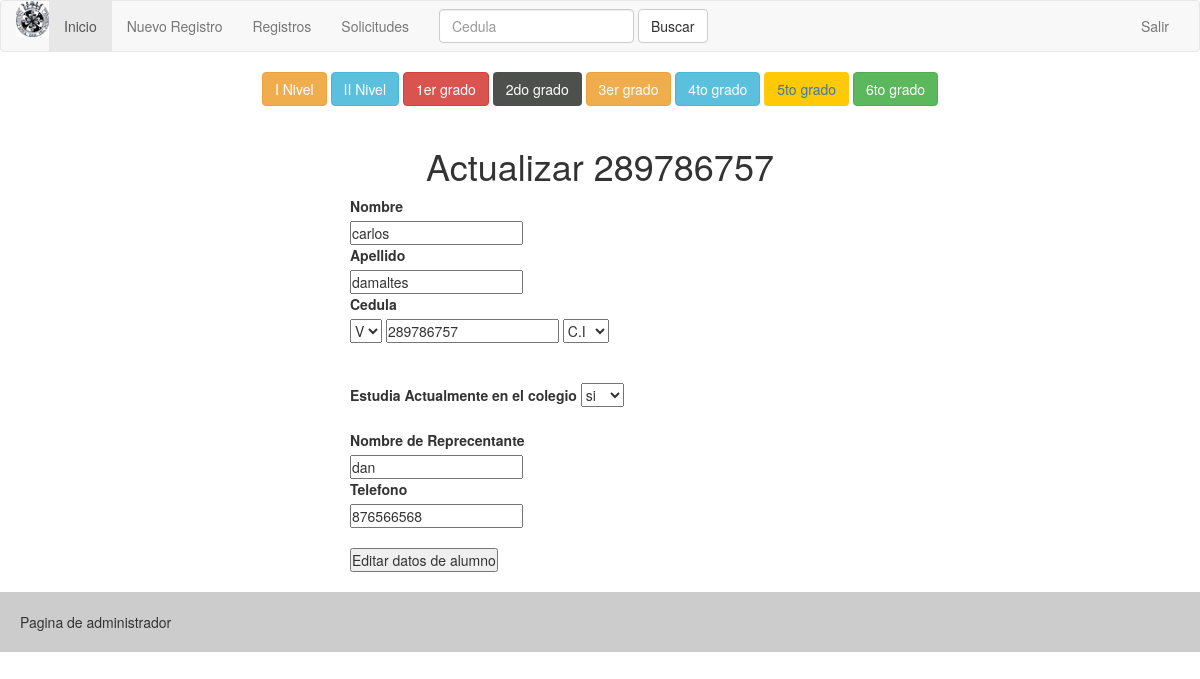
/admin/consulta/verAlumno/289786757 (signed in), run on the app's committed database.
### tables this page shows
CREATE TABLE `alumnos` (
  `ID` int(20) NOT NULL,
  `CEDULA` varchar(40) NOT NULL,
  `NACIONALIDAD` varchar(5) NOT NULL,
  `TIPO_CI` varchar(5) NOT NULL,
  `APELLIDOS` varchar(50) NOT NULL,
  `NOMBRES` varchar(50) NOT NULL,
  `ACTIVO` varchar(10) NOT NULL,
  `NOMBRE_REPRECENTANTE` varchar(50) NOT NULL,
  `TELEFONO` varchar(20) NOT NULL,
  `credito` varchar(50) NOT NULL
);

### admin/libs/controller.php (called while the page is built, shortened)
<?php
class Controller{
    function loadModel($model){
        $url = 'models/'.$model.'model.php';
        if(file_exists($url)){
            $this->model = new $modelName();
        }
    }
}
?>

### admin/libs/view.php (called while the page is built, shortened)
<?php
class View{
    function render($nombre){
     require 'views/'.$nombre.'.php';
}
}
?>

### admin/controllers/consulta.php (called while the page is built, shortened)
<?php
class Consulta extends Controller{
    function __construct(){
        $this->view->mensaje = "";
    }
    function verAlumno($param = null){
        $cedula = $param[0];
        $alumno = $this->model->getById($cedula);
        $this->view->alumno = $alumno;
        $this->view->render('consulta/detalle');
    }
}
?>

### admin/index.php (called while the page is built, shortened)
<?php
    require 'libs/database.php';
    require 'libs/controller.php';
    require 'libs/view.php';
    require 'libs/app.php';
    $app = new App();
?>

### admin/models/consultamodel.php (called while the page is built, shortened)
<?php
class ConsultaModel extends Model{
function estudioactual_grado($cedula){
   $i_nivel=$this->getestudio_grado('i_nivel_inicial',$cedula);
 $ii_nivel=$this->getestudio_grado('ii_nivel_inicial',$cedula);
$grado1ro = $this->getestudio_grado('1er_grado',$cedula);
$grado2do = $this->getestudio_grado('2do_grado',$cedula);
 $grado3ro = $this->getestudio_grado('3er_grado',$cedula);
  $grado4to = $this->getestudio_grado('4to_grado',$cedula);
   $grado5to = $this->getestudio_grado('5to_grado',$cedula);
$grado6to = $this->getestudio_grado('6to_grado',$cedula);
$union_1=array_merge($grado1ro,$grado2do);
$union_2=array_merge($union_1,$grado3ro);
$union_3=array_merge($union_2,$grado4to);
$union_4=array_merge($union_3,$grado5to);
$union_5=array_merge($union_4,$grado6to);
$union_6=array_merge($i_nivel,$ii_nivel);
$union_7=array_merge($union_6,$union_5);
$x="";
foreach ($union_7 as $row) {
 $alumno = $row;
 if ($alumno->id!='x') {
  $x=$alumno->grado;
 }
     }
    return $x;
    }
function estudioactual_anno($cedula){
   $i_nivel=$this->getestudio_grado('i_nivel_inicial',$cedula);
 $ii_nivel=$this->getestudio_grado('ii_nivel_inicial',$cedula);
$grado1ro = $this->getestudio_grado('1er_grado',$cedula);
$grado2do = $this->getestudio_grado('2do_grado',$cedula);
 $grado3ro = $this->getestudio_grado('3er_grado',$cedula);
  $grado4to = $this->getestudio_grado('4to_grado',$cedula);
   $grado5to = $this->getestudio_grado('5to_grado',$cedula);
$grado6to = $this->getestudio_grado('6to_grado',$cedula);
$union_1=array_merge($grado1ro,$grado2do);
$union_2=array_merge($union_1,$grado3ro);
$union_3=array_merge($union_2,$grado4to);
$union_4=array_merge($union_3,$grado5to);
$union_5=array_merge($union_4,$grado6to);
$union_6=array_merge($i_nivel,$ii_nivel);
$union_7=array_merge($union_6,$union_5);
$x="";
foreach ($union_7 as $row) {
 $alumno = $row;
 if ($alumno->id!='x') {
  $x=$alumno->anno;
 }
     }
    return $x;
    }
  public function getestudio_grado($grado,$cedula){
        $items = [];
        try{
$query = $this->db->connect()->prepare('SELECT  * FROM alumnos
    INNER JOIN  '.$grado.'  ON alumnos.CEDULA= '.$grado.'.CEDULA
    WHERE alumnos.CEDULA = :ci');
                 $query->execute(['ci' => $cedula]);
$rows = $query->fetchAll();
$num_rows = count($rows);
$query2 = $this->db->connect()->prepare('SELECT  * FROM alumnos  WHERE alumnos.CEDULA = :ci');
                 $query2->execute(['ci' => $cedula]);
                    $row = $query2->fetch();
                $item = new Alumno();
                  $item->nombre    = $row['NOMBRES'];
                   $item->apellido    = $row['APELLIDOS'];
                     $item->cedula   = $row['CEDULA'];
if ($num_rows>0) {
$query2 = $this->db->connect()->prepare('SELECT  * FROM alumnos
    INNER JOIN  '.$grado.'  ON alumnos.CEDULA= '.$grado.'.CEDULA
    WHERE alumnos.CEDULA = :ci');
                 $query2->execute(['ci' => $cedula]);
                    $row = $query2->fetch();
                  $item->grado  = $grado;
                 $siguient_an= intval($row['ANNO'])+1;
                  $item->anno  =  $row['ANNO'].'-'.$siguient_an;
                  $item->id    = $row['ID'];
                array_push($items, $item);
}else{
                 $item->anno  ='x';
                  $item->grado  =$grado;
                  $item->id  = 'x';
                array_push($items, $item);
}
         return $items;
        }catch(PDOException $e){
            return [];
        }
    }
public function getById($cedula){
$item = new Alumno();
try{
$query = $this->db->connect()->prepare('SELECT * FROM alumnos WHERE CEDULA = :ci');
$query->execute(['ci' => $cedula]);
while($row = $query->fetch()){
$item->nombre    = $row['NOMBRES'];
$item->apellido  = $row['APELLIDOS'];
  $item->nacionalidad  = $row['NACIONALIDAD'];
 $item->tipo_ci  = $row['TIPO_CI'];
 $item->cedula  = intval($row['CEDULA']);
  $item->reprecentante  = $row['NOMBRE_REPRECENTANTE'];
 $item->telefono  = $row['TELEFONO'];
 $item->activo  = $row['ACTIVO'];
  $item->id  = $row['ID'];
  $item->id  = $row['ID'];
$item->grado=$this->estudioactual_grado($row['CEDULA']);
$item->anno=$this->estudioactual_anno($row['CEDULA']);
}
return $item;
}catch(PDOException $e){
return null;
}
}
}
?>

### admin/libs/database.php (called while the page is built)
<?php
class Database{
    private $host;
    private $db;
    private $user;
    private $password;
    private $charset;
    public function __construct(){
        $this->host     = constant('HOST');
        $this->db       = constant('DB');
        $this->user     = constant('USER');
        $this->password = constant('PASSWORD');
        $this->charset  = constant('CHARSET');
    }
    function connect(){
        try{
            $connection = "mysql:host=" . $this->host . ";dbname=" . $this->db . ";charset=" . $this->charset;
            $options = [
                PDO::ATTR_ERRMODE            => PDO::ERRMODE_EXCEPTION,
                PDO::ATTR_EMULATE_PREPARES   => false,
            ];
            $pdo = new PDO($connection, $this->user, $this->password, $options);
            return $pdo;
        }catch(PDOException $e){
            print_r('Error connection: ' . $e->getMessage());
        }
    }
}
?>

### admin/views/consulta/detalle.php (the view, shortened to what this page needs)
<!DOCTYPE html>
<html lang="en">
<head>
    <?php require 'views/head.php'; ?>
</head>
<body>
    <?php require 'views/header.php'; ?>
    <div id="main">
        <h1 class="center">Actualizar <?php echo $this->alumno->cedula; ?></h1>
        <form action="<?php echo constant('URL'); ?>consulta/actualizarAlumno/" method="POST">
      <label for="">Nombre</label><br>
            <input type="text" value="<?php echo $this->alumno->nombre; ?>" name="nombre" id=""><br>
            <label for="">Apellido</label><br>
            <input type="text" value="<?php echo $this->alumno->apellido; ?>" name="apellido" id=""><br>
 <label for="">Cedula</label>
 <br>
             <select name="nacionalidad" id="nacionalidad">
                 <option value="<?php echo $this->alumno->nacionalidad; ?>"><?php echo $this->alumno->nacionalidad; ?></option>
             </select>
             <input type="number" value="<?php echo $this->alumno->cedula; ?>" name="cedula" id="">
             <select name="tipocedula" id="nacionalidad">
                  <option value="<?php echo $this->alumno->tipo_ci; ?>"><?php echo $this->alumno->tipo_ci; ?></option>
             </select>
             <br> <br> <br>
              <label for="">Estudia Actualmente en el colegio</label>
           <select name="activo" id="activo">
            <option value="<?php echo $this->alumno->activo; ?>"><?php echo $this->alumno->activo; ?></option>
             </select>
<BR><br>
     <label for="">Nombre de Reprecentante</label><br>
            <input type="text" value="<?php echo $this->alumno->reprecentante; ?>" name="nombre_r" id=""><br>
            <label for="">Telefono</label><br>
            <input type="number" value="<?php echo $this->alumno->telefono; ?>" name="telefono" id=""><br>
<BR>
            <input type="submit" value="Editar datos de alumno">
        </form>
    </div>
    <?php require 'views/footer.php'; ?>
</body>
</html>

### admin/libs/app.php (shortened to what this page needs)
<?php
class App{
    function __construct(){
        $url = isset($_GET['url'])? $_GET['url']: null;
        $url = rtrim($url, '/');
        $url = explode('/', $url);
        if(empty($url[0])){
            $archivoController = 'controllers/index.php';
            require $archivoController;
            $controller = new Index();
            $controller->render();
            $controller->loadModel('index');
            return false;
        }else{
            $archivoController = 'controllers/' . $url[0] . '.php';
        }
        if(file_exists($archivoController)){
            $controller = new $url[0];
            $controller->loadModel($url[0]);
            $nparam = sizeof($url);
            if($nparam > 1){
                if($nparam > 2){
                    $param = [];
                    for($i = 2; $i < $nparam; $i++){
                        array_push($param, $url[$i]);
                    }
                    $controller->{$url[1]}($param);
                }else{
                    $controller->{$url[1]}();
                }
            }else{
                $controller->render();
            }
        }else{
            $controller = new Errores();
        }
    }
    }
?>

### admin/views/head.php (shortened to what this page needs)
<link rel="stylesheet" href="<?php echo constant('URL'); ?>/public/css/main.css">
 <link rel="stylesheet" href="<?php echo constant('URL'); ?>/public/bootstrap.min.css">

### admin/views/header.php (shortened to what this page needs)
<nav class="navbar navbar-default">
  <div class="container-fluid">
    <div class="navbar-header">
      <a class=""  href="#">
<img style="width: 33px;" src="<?php echo constant('URL'); ?>public/logo.jpg">
      </a>
    </div>
    <div class="collapse navbar-collapse" id="bs-example-navbar-collapse-1">
      <ul class="nav navbar-nav">
        <li class="active"><a href="<?php echo constant('URL'); ?>index">Inicio <span class="sr-only">(current)</span></a></li>
        <li><a href="<?php echo constant('URL'); ?>nuevo">Nuevo Registro</a></li>
 <li><a href="<?php echo constant('URL'); ?>consulta">Registros</a></li>
 <li><a href="<?php echo constant('URL'); ?>consulta/solicitud">Solicitudes</a></li>
      </ul>
      <form action="<?php echo constant('URL'); ?>consulta/lista_cedula/" method="POST" class="navbar-form navbar-left">
        <div class="form-group">
          <input type="text" name="cedula" class="form-control" placeholder="Cedula">
        </div>
        <button type="submit" class="btn btn-default">Buscar</button>
      </form>
      <ul class="nav navbar-nav navbar-right">
        <li><a href="<?php echo constant('URL'); ?>salir">Salir</a></li>
      </ul>
    </div>
  </div>
</nav>
<div style="text-align:center">
<a class="btn btn-warning" href="<?php echo constant('URL'); ?>consulta/listaselect/i_nivel_inicial">I Nivel</a>
<a class="btn btn-info" href="<?php echo constant('URL'); ?>consulta/listaselect/ii_nivel_inicial">II Nivel</a>
<a class="btn btn-danger" href="<?php echo constant('URL'); ?>consulta/listaselect/1mer_grado">1er grado</a>
<a class="btn " style="background: #4e504e;color: #fff" href="<?php echo constant('URL'); ?>consulta/listaselect/2do_grado">2do grado</a>
<a class="btn btn-warning" href="<?php echo constant('URL'); ?>consulta/listaselect/3er_grado">3er grado</a>
<a class="btn btn-info" href="<?php echo constant('URL'); ?>consulta/listaselect/4to_grado">4to grado</a>
<a class="btn" style="background: #ffc905;" href="<?php echo constant('URL'); ?>consulta/listaselect/5to_grado">5to grado</a>
<a class="btn btn-success" href="<?php echo constant('URL'); ?>consulta/listaselect/6to_grado">6to grado</a>
</div>

### admin/views/footer.php (shortened to what this page needs)
<div id="footer">
Pagina de administrador
</div>

### admin/public/css/main.css (style rules this page uses)
* { padding: 0; margin: 0; }
body { background-color: #eee; font-family: Arial, Helvetica, sans-serif; }
#footer { background-color: #ccc; padding: 20px; }
#main { padding: 20px 0; width: 500px; margin: 0 auto; }
.center { text-align: center; }

### data on the page
alumnos: CEDULA "289786757", nombre "carlos", apellido "damaltes", nacionalidad "V", cedula "289786757", tipocedula "C.I", activo "si", nombre_r "dan", telefono "876566568"
